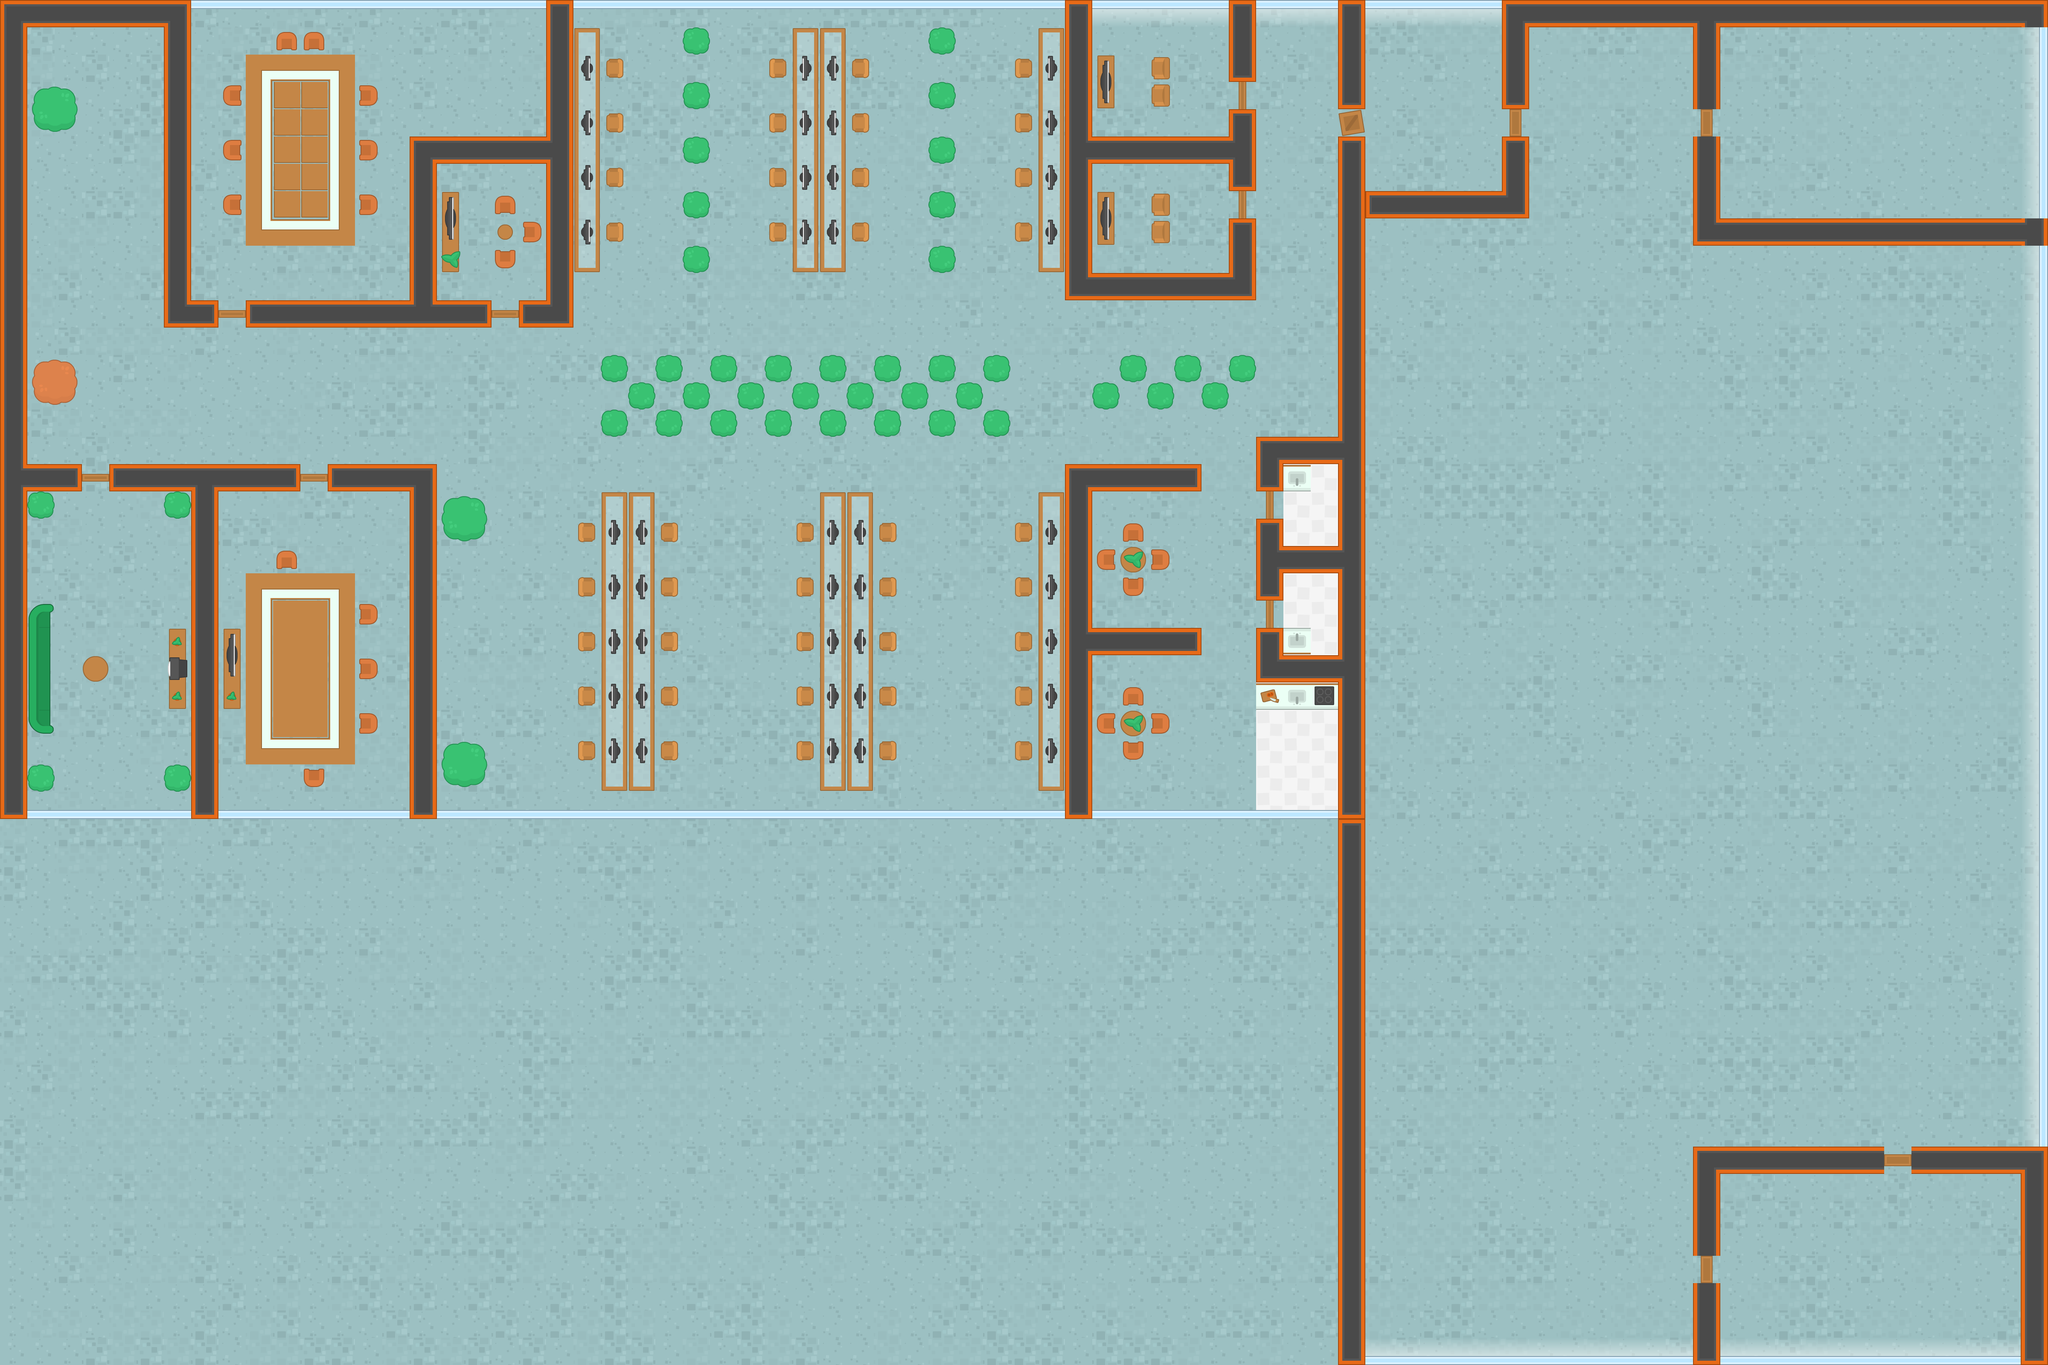

Below is a game level as drawn by its tile map, then a one-line description and the .tmx that defines it (tile-layer data replaced by summaries):
An orthogonal 75x50 tile map with 64x64 px tiles, 4 tile layers (Ground, Walls, Furniture, Objects) and 219 objects (185x wall, 17x zombie, 5x health, 5x bullets_machine, 2x machinegun, ...).

<map version="1.5" tiledversion="1.7.1" orientation="orthogonal" renderorder="right-down" width="75" height="50" tilewidth="64" tileheight="64" infinite="0" nextlayerid="6" nextobjectid="274">
 <tileset firstgid="1" source="spritesheet_tiles.tsx" />
 <layer id="3" name="Ground" width="75" height="50">
  <data>[3750 cells, 3750 non-empty, 5 distinct tile ids]</data>
 </layer>
 <layer id="1" name="Walls" width="75" height="50">
  <data>[3750 cells, 470 non-empty, 24 distinct tile ids]</data>
 </layer>
 <layer id="2" name="Furniture" width="75" height="50">
  <data>[3750 cells, 243 non-empty, 20 distinct tile ids]</data>
 </layer>
 <layer id="4" name="Objects" width="75" height="50">
  <data>[3750 cells, 126 non-empty, 20 distinct tile ids]</data>
 </layer>
 <objectgroup id="5" name="Obstacles">
  <object id="4" name="wall" x="0" y="0" width="448" height="64" />
  <object id="6" name="wall" x="384" y="64" width="64" height="704" />
  <object id="8" name="wall" x="0" y="64" width="64" height="1856" />
  <object id="10" name="wall" x="64" y="1088" width="128" height="64" />
  <object id="12" name="wall" x="256" y="1088" width="448" height="64" />
  <object id="13" name="wall" x="448" y="1152" width="64" height="768" />
  <object id="14" name="wall" x="1280" y="0" width="64" height="768" />
  <object id="15" name="wall" x="960" y="320" width="320" height="64" />
  <object id="16" name="wall" x="960" y="384" width="64" height="336" />
  <object id="17" name="wall" x="1216" y="704" width="64" height="64" />
  <object id="18" name="wall" x="576" y="704" width="560" height="64" />
  <object id="19" name="wall" x="448" y="704" width="64" height="64" />
  <object id="20" name="wall" x="64" y="1088" width="128" height="64" />
  <object id="23" name="wall" x="2496" y="0" width="64" height="704" />
  <object id="24" name="wall" x="2560" y="320" width="320" height="64" />
  <object id="25" name="wall" x="2560" y="640" width="320" height="64" />
  <object id="26" name="wall" x="2880" y="512" width="64" height="192" />
  <object id="27" name="wall" x="2880" y="256" width="64" height="192" />
  <object id="28" name="wall" x="2880" y="0" width="64" height="192" />
  <object id="29" name="wall" x="3136" y="0" width="64" height="256" />
  <object id="30" name="wall" x="3136" y="320" width="64" height="1600" />
  <object id="31" name="wall" x="3008" y="1536" width="128" height="64" />
  <object id="32" name="wall" x="2944" y="1472" width="64" height="128" />
  <object id="33" name="wall" x="2944" y="1216" width="64" height="192" />
  <object id="34" name="wall" x="3008" y="1280" width="128" height="64" />
  <object id="35" name="wall" x="2944" y="1024" width="192" height="64" />
  <object id="36" name="wall" x="2944" y="1088" width="64" height="64" />
  <object id="37" name="wall" x="2496" y="1088" width="320" height="64" />
  <object id="38" name="wall" x="2496" y="1152" width="64" height="768" />
  <object id="39" name="wall" x="2560" y="1472" width="256" height="64" />
  <object id="40" name="wall" x="768" y="1088" width="192" height="64" />
  <object id="41" name="wall" x="960" y="1088" width="64" height="832" />
  <object id="42" name="wall" x="96" y="224" width="64" height="64" />
  <object id="43" name="wall" x="96" y="864" width="64" height="64" />
  <object id="44" name="wall" x="64" y="1152" width="64" height="64" />
  <object id="45" name="wall" x="384" y="1152" width="64" height="64" />
  <object id="46" name="wall" x="80" y="1424" width="32" height="288" />
  <object id="47" name="wall" x="192" y="1536" width="64" height="64" />
  <object id="48" name="wall" x="400" y="1472" width="32" height="176" />
  <object id="49" name="wall" x="528" y="1472" width="32" height="192" />
  <object id="50" name="wall" x="576" y="1344" width="256" height="448" />
  <object id="51" name="wall" x="720" y="1808" width="32" height="32" />
  <object id="52" name="wall" x="848" y="1680" width="32" height="32" />
  <object id="54" name="wall" x="848" y="1552" width="32" height="32" />
  <object id="55" name="wall" x="848" y="1424" width="32" height="32" />
  <object id="56" name="wall" x="656" y="1296" width="32" height="32" />
  <object id="57" name="wall" x="576" y="128" width="256" height="448" />
  <object id="58" name="wall" x="528" y="208" width="32" height="32" />
  <object id="59" name="wall" x="656" y="80" width="32" height="32" />
  <object id="60" name="wall" x="704" y="80" width="48" height="32" />
  <object id="61" name="wall" x="848" y="208" width="32" height="32" />
  <object id="62" name="wall" x="848" y="336" width="32" height="32" />
  <object id="63" name="wall" x="528" y="336" width="32" height="32" />
  <object id="64" name="wall" x="528" y="464" width="32" height="32" />
  <object id="65" name="wall" x="848" y="464" width="32" height="32" />
  <object id="66" name="wall" x="1040" y="448" width="32" height="192" />
  <object id="67" name="wall" x="1168" y="464" width="32" height="32" />
  <object id="68" name="wall" x="1168" y="528" width="32" height="32" />
  <object id="69" name="wall" x="1232" y="528" width="32" height="32" />
  <object id="70" name="wall" x="1168" y="592" width="32" height="32" />
  <object id="71" name="wall" x="1360" y="64" width="48" height="576" />
  <object id="72" name="wall" x="1424" y="528" width="32" height="32" />
  <object id="73" name="wall" x="1424" y="400" width="32" height="32" />
  <object id="74" name="wall" x="1424" y="272" width="32" height="32" />
  <object id="75" name="wall" x="1424" y="144" width="32" height="32" />
  <object id="76" name="wall" x="1056" y="1184" width="64" height="64" />
  <object id="77" name="wall" x="1056" y="1760" width="64" height="64" />
  <object id="78" name="wall" x="1360" y="1744" width="32" height="32" />
  <object id="79" name="wall" x="1360" y="1616" width="32" height="32" />
  <object id="80" name="wall" x="1360" y="1488" width="32" height="32" />
  <object id="81" name="wall" x="1360" y="1360" width="32" height="32" />
  <object id="82" name="wall" x="1360" y="1232" width="32" height="32" />
  <object id="83" name="wall" x="1408" y="1152" width="128" height="704" />
  <object id="84" name="wall" x="1552" y="1744" width="32" height="32" />
  <object id="85" name="wall" x="1552" y="1616" width="32" height="32" />
  <object id="86" name="wall" x="1552" y="1488" width="32" height="32" />
  <object id="87" name="wall" x="1552" y="1360" width="32" height="32" />
  <object id="88" name="wall" x="1552" y="1232" width="32" height="32" />
  <object id="89" name="wall" x="1872" y="1232" width="32" height="32" />
  <object id="90" name="wall" x="1872" y="1360" width="32" height="32" />
  <object id="91" name="wall" x="1872" y="1488" width="32" height="32" />
  <object id="92" name="wall" x="1872" y="1616" width="32" height="32" />
  <object id="93" name="wall" x="1872" y="1744" width="32" height="32" />
  <object id="94" name="wall" x="2064" y="1744" width="32" height="32" />
  <object id="95" name="wall" x="2064" y="1616" width="32" height="32" />
  <object id="96" name="wall" x="2064" y="1488" width="32" height="32" />
  <object id="97" name="wall" x="2064" y="1360" width="32" height="32" />
  <object id="98" name="wall" x="2064" y="1232" width="32" height="32" />
  <object id="99" name="wall" x="1920" y="1152" width="128" height="704" />
  <object id="100" name="wall" x="2432" y="1152" width="64" height="704" />
  <object id="101" name="wall" x="2384" y="1232" width="32" height="32" />
  <object id="102" name="wall" x="2384" y="1360" width="32" height="32" />
  <object id="103" name="wall" x="2384" y="1488" width="32" height="32" />
  <object id="104" name="wall" x="2384" y="1616" width="32" height="32" />
  <object id="105" name="wall" x="2384" y="1744" width="32" height="32" />
  <object id="106" name="wall" x="2576" y="1680" width="32" height="32" />
  </objectgroup>
</map>
<!-- 123 of 219 objects omitted -->
